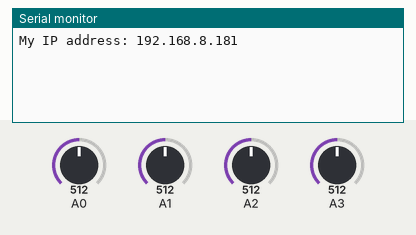
The sketch below on a simulated Arduino Leonardo, built with avr-gcc and run on an emulated ATmega32U4. Shown: the last lines printed to the serial monitor. The inputs (shaded band) are chosen by the test bench; at power-on: A1 = 512, A3 = 512, A0 = 512, A2 = 512. WiFi joins after 1.5 s; servers stay silent unless stated; uploads are accepted with an empty reply.

Above: at 2.2 s.
2.3 s: A1 set to 716
At 2.3 s:
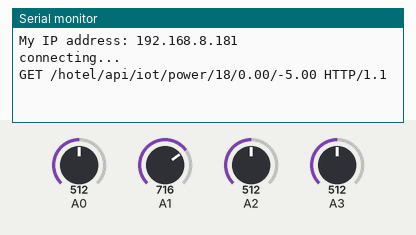
5.3 s: A3 set to 716
At 5.96 s:
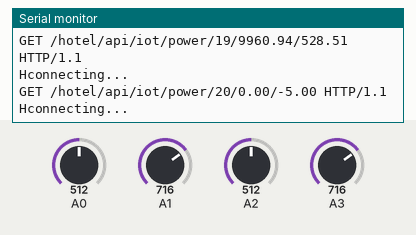
6.8 s: A0 set to 716
At 8.0 s:
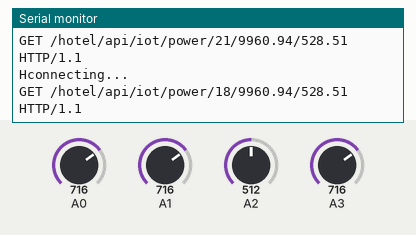
Timing chart, 0 to 9.8 s (numbered marks = the images above; inputs shaded):
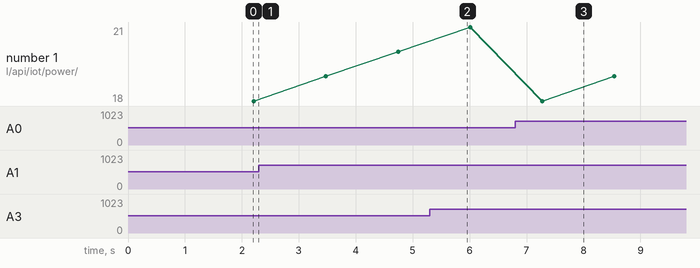

The sketch:

AcCurrentFlow.ino
```cpp
#include <SPI.h>
#include <Ethernet2.h>
#include <stdio.h>
#include <string.h>

// assign a MAC address for the ethernet controller.
// fill in your address here:
byte mac[] = {
  0xBE, 0xAD, 0xDE, 0xEF, 0xFE, 0xED
};

// fill in an available IP address on your network here,
// for manual configuration:
IPAddress ip(192, 168, 8, 181);

// fill in your Domain Name Server address here:
IPAddress myDns(1, 1, 1, 1);

// initialize the library instance:
EthernetClient client;

//char server[] = "www.arduino.cc";
IPAddress server(192,168,8,100);

const int c1 = A0;
const int c2 = A1;
const int c3 = A2;
const int c4 = A3;

int mVAmp = 66; // 185 = 5A, 100 = 20A, and 66 for 30A

void setup() {
  Serial.begin(9600);
  while (!Serial) {
    ; // wait for serial port to connect. Needed for Leonardo only
  }

  // give the enthernet module time to boot up
  delay(1000);

  // Start the Ethernet connection using a fixed IP address and DNS server
  Ethernet.begin(mac, ip);

  // Print
  Serial.print("My IP address: ");
  Serial.println(Ethernet.localIP());
}

void loop() {
  loopPower();
}

void loopPower(){
  doCurrent(c1);
  doCurrent(c2);
  doCurrent(c3);
  doCurrent(c4);
}

void doCurrent(int room){
  double volts = getVPP(room);

  // volts = volts - 0.01;

  double vRMS = (volts / 2.0) * 0.707;
  double ampsRMS = ((vRMS * 1000) / mVAmp) - 0.05;

  double effectiveVolts = volts * 10000;
  double effectiveAmps = ampsRMS * 100;

  postRecord(room, effectiveVolts, effectiveAmps);
}

float getVPP(int room){
  float rst;

  int readValue = 0;
  int maxv = 0;
  int minv = 1024;

  uint32_t s_time = millis();
  while ((millis() - s_time) < 1000){ // loop for a second.
    readValue = analogRead(room);
    if (readValue > maxv){
      maxv = readValue;
    }

    if (readValue < minv){
      minv = readValue;
    }
  }

  // Done sampling.
  rst = ((maxv - minv) * 5.0) / 1024.0;

  return rst;
}

void postRecord(unsigned int id, double volts, double amps){
  // if there's incoming data from the net connection.
  // send it out the serial port.  This is for debugging
  // purposes only:
  if (client.available()) {
    char c = client.read();
    Serial.write(c);
  }

  String url = "GET /hotel/api/iot/power/";
  url += id;
  url += "/";
  url += volts;
  url += "/";
  url += amps;
  url += " HTTP/1.1";

  httpRequest(url);
}

// This method makes a HTTP connection to the server.
void httpRequest(String url){
  // Close any connection before send a new request.
  // This will free the socket on the WiFi shield
  client.stop();

  // if there's a successful connection:
  if (client.connect(server, 8080)) {
    Serial.println("connecting...");
    Serial.println(url);

    client.println(url);
    client.println("Host: 192.168.1.101");
    client.println("User-Agent: arduino-ethernet");
    // client.println("Content-Type: application/json");
    client.println("Connection: close");
    client.println();
  }
  else {
    // if you couldn't make a connection:
    Serial.println("Connection failed");
  }
}
```

Measured:
- after the input at 6.8 s, the serial monitor: prints a new line after 0.48 s (image 3)
